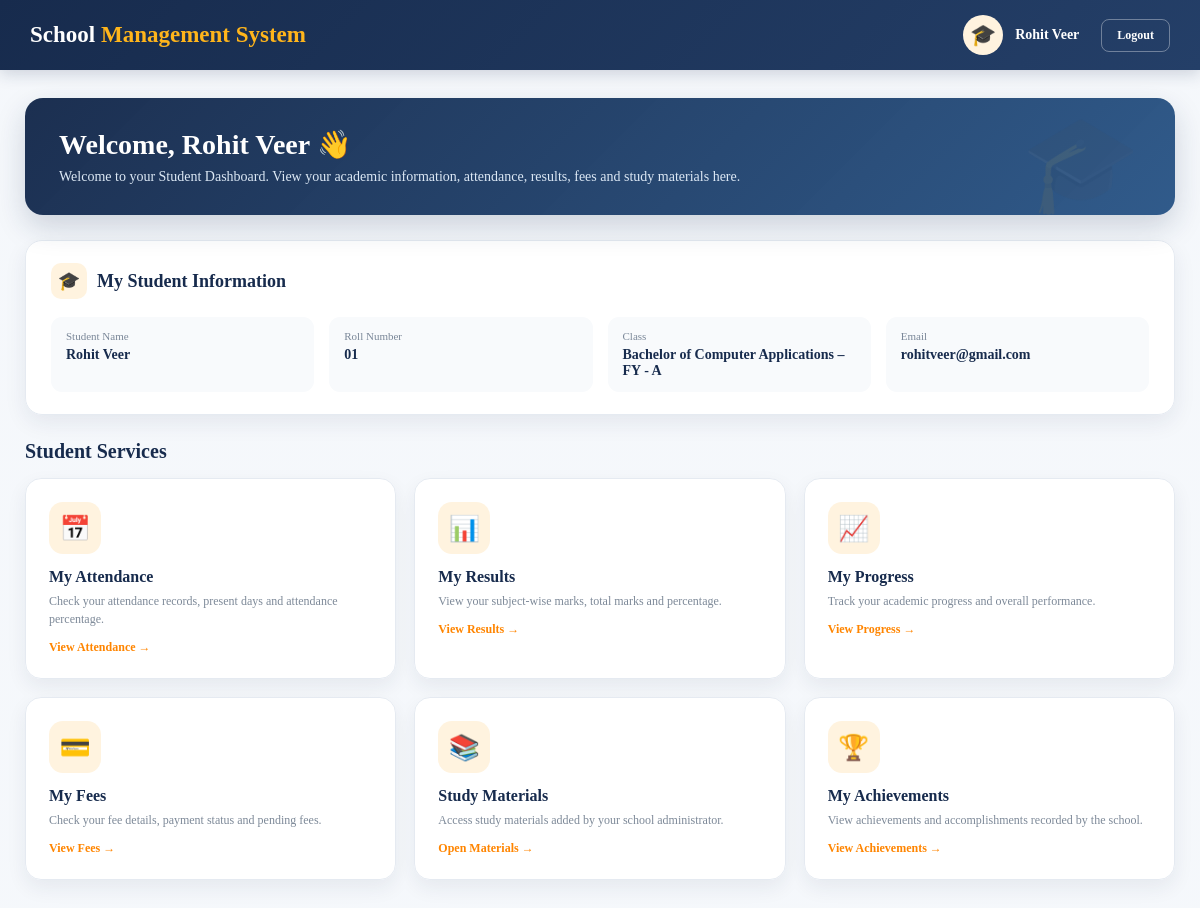
The page /student-dashboard/ (signed in) on the database its author committed.
### school/models.py (models this page shows, shortened)
class Student(models.Model):
    user = models.OneToOneField(
        User,
        on_delete=models.CASCADE,
        null=True,
        blank=True,
        related_name='student_profile'
    )
    name = models.CharField(
        max_length=100
    )
    roll_no = models.CharField(
        max_length=20,
        unique=True
    )
    email = models.EmailField(
        blank=True
    )
    phone = models.CharField(
        max_length=15,
        blank=True
    )
    school_class = models.ForeignKey(
        SchoolClass,
        on_delete=models.PROTECT
    )
    admission_date = models.DateField(
        auto_now_add=True
    )

class SchoolClass(models.Model):
    name = models.CharField(max_length=50)
    section = models.CharField(
        max_length=10,
        default='A'
    )
    def __str__(self):
        return f"{self.name} - {self.section}"

### school/views.py (the view)
@login_required
def student_dashboard(request):
    student = get_object_or_404(
        Student,
        user=request.user
    )
    attendance = Attendance.objects.filter(
        student=student
    )
    total_days = attendance.count()
    present_days = attendance.filter(
        status='Present'
    ).count()
    absent_days = attendance.filter(
        status='Absent'
    ).count()
    attendance_percentage = 0
    if total_days:
        attendance_percentage = round(
            (present_days / total_days) * 100,
            2
        )
    results = Result.objects.filter(
        student=student
    )
    total_marks = sum(
        r.marks for r in results
    )
    total_possible = sum(
        r.total_marks for r in results
    )
    result_percentage = 0
    if total_possible:
        result_percentage = round(
            (total_marks / total_possible) * 100,
            2
        )
    unpaid_fees = Fee.objects.filter(
        student=student,
        paid=False
    ).count()
    materials_count = StudyMaterial.objects.count()
    achievements_count = Achievement.objects.filter(
        student=student
    ).count()
    return render(
        request,
        'student_dashboard.html',
        {
            'student': student,
            'total_days': total_days,
            'present_days': present_days,
            'absent_days': absent_days,
            'attendance_percentage': attendance_percentage,
            'result_percentage': result_percentage,
            'unpaid_fees': unpaid_fees,
            'materials_count': materials_count,
            'achievements_count': achievements_count,
        }
    )

### school/templates/student_dashboard.html (shortened to what this page needs)
{% load static %}
<!DOCTYPE html>
<html lang="en">
<head>
</head>
<body>
<nav class="student-navbar">
    <a href="{% url 'student_dashboard' %}" class="brand">
        School <span>Management System</span>
    </a>
    <div class="student-user">
        <div class="student-avatar">
            🎓
        </div>
        <div class="student-name">
            {{ student.name }}
        </div>
        <a href="{% url 'logout' %}" class="logout-btn">
            Logout
        </a>
    </div>
</nav>
<div class="dashboard-container">
    <div class="welcome-box">
        <h1>
            Welcome, {{ student.name }} 👋
        </h1>
        <p>
            Welcome to your Student Dashboard.
            View your academic information, attendance,
            results, fees and study materials here.
        </p>
    </div>
    <div class="student-info">
        <div class="info-title">
            <div class="info-icon">
                🎓
            </div>
            My Student Information
        </div>
        <div class="info-grid">
            <div class="info-item">
                <div class="info-label">
                    Student Name
                </div>
                <div class="info-value">
                    {{ student.name }}
                </div>
            </div>
            <div class="info-item">
                <div class="info-label">
                    Roll Number
                </div>
                <div class="info-value">
                    {{ student.roll_no }}
                </div>
            </div>
            <div class="info-item">
                <div class="info-label">
                    Class
                </div>
                <div class="info-value">
                    {{ student.school_class }}
                </div>
            </div>
            <div class="info-item">
                <div class="info-label">
                    Email
                </div>
                <div class="info-value">
                    {{ student.email|default:"Not Provided" }}
                </div>
            </div>
        </div>
    </div>
    <div class="section-heading">
        Student Services
    </div>
    <div class="module-grid">
        <a href="{% url 'student_attendance' %}"
           class="module-card">
            <div class="module-icon">
                📅
            </div>
            <h3>
                My Attendance
            </h3>
            <p>
                Check your attendance records,
                present days and attendance percentage.
            </p>
            <div class="open-text">
                View Attendance →
            </div>
        </a>
        <a href="{% url 'student_results' %}"
           class="module-card">
            <div class="module-icon">
                📊
            </div>
            <h3>
                My Results
            </h3>
            <p>
                View your subject-wise marks,
                total marks and percentage.
            </p>
            <div class="open-text">
                View Results →
            </div>
        </a>
        <a href="{% url 'student_progress' %}"
           class="module-card">
            <div class="module-icon">
                📈
            </div>
            <h3>
                My Progress
            </h3>
            <p>
                Track your academic progress
                and overall performance.
            </p>
            <div class="open-text">
                View Progress →
            </div>
        </a>
        <a href="{% url 'student_fees' %}"
           class="module-card">
            <div class="module-icon">
                💳
            </div>
            <h3>
                My Fees
            </h3>
            <p>
                Check your fee details,
                payment status and pending fees.
            </p>
            <div class="open-text">
                View Fees →
            </div>
        </a>
        <a href="{% url 'student_materials' %}"
           class="module-card">
            <div class="module-icon">
                📚
            </div>
            <h3>
                Study Materials
            </h3>
            <p>
                Access study materials added
                by your school administrator.
            </p>
            <div class="open-text">
                Open Materials →
            </div>
        </a>
        <a href="{% url 'student_achievements' %}"
           class="module-card">
            <div class="module-icon">
                🏆
            </div>
            <h3>
                My Achievements
            </h3>
            <p>
                View achievements and
                accomplishments recorded by the school.
            </p>
            <div class="open-text">
                View Achievements →
            </div>
        </a>
    </div>
</body>
</html>

### rows shown on the page
Student: name "Rohit Veer", roll_no "01", school_class "Bachelor of Computer Applications – FY - A", email "rohitveer@gmail.com"
